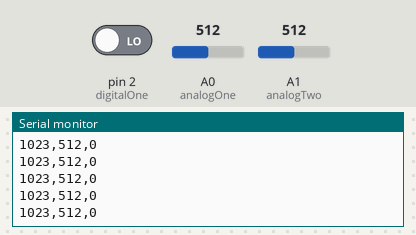
Simulated run of this sketch. Board: Arduino Uno, built with avr-gcc and run on an emulated ATmega328P. Parts: the last lines printed to the serial monitor. The inputs (shaded band) are chosen by the test bench; at power-on: A1 (analogTwo) = 512, A0 (analogOne) = 512, pin 2 (digitalOne) LOW.

Above: at 1.2 s.
1.3 s: A1 (analogTwo) set to 716
At 2.4 s:
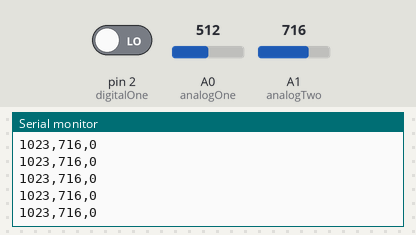
4.3 s: A0 (analogOne) set to 306
At 5.1 s:
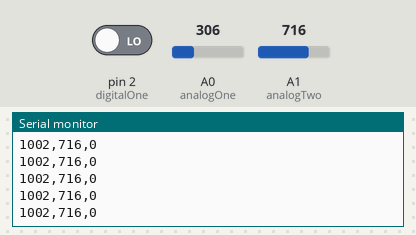
5.8 s: pin 2 (digitalOne) driven HIGH
At 6.9 s:
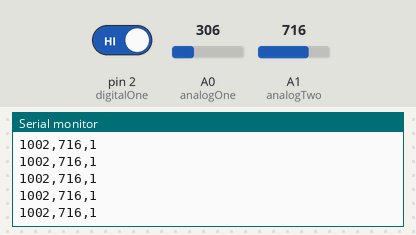
8.8 s: A0 (analogOne) set to 122
At 9.9 s:
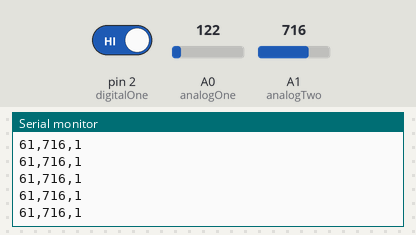
10.3 s: A1 (analogTwo) set to 900
At 11.4 s:
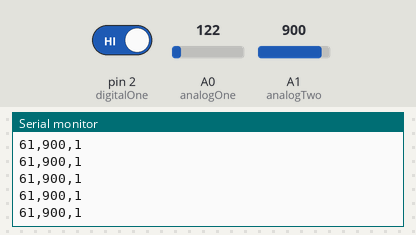
11.8 s: pin 2 (digitalOne) driven LOW
At 12.4 s:
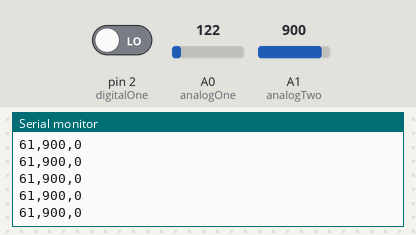
Timing chart, 0 to 14.3 s (numbered marks = the images above; inputs shaded):
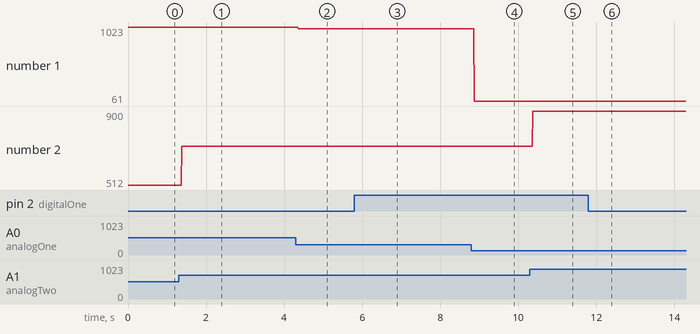

The sketch:

AfP_Class2_Ex05_a_mouseLikeSender.pde
```cpp
/*

 This code reads two analog inputs and one digital input
 and outputs their values via serial to be read by a processing example.
 It is an examplar of using grammar as way to keep your
 communication protocols clear.

 Processing Example is called
 AfP_Class2_Ex05_p_mouseLikeReciever

 This version was for Class 2 of the Arduino for Programmers course
 taught at CRASH Space in October, 2010. Except for the comments,
 it is taken pretty much directly from:

 http://itp.nyu.edu/physcomp/Labs/SerialDuplex

 The Circuit:
 * Pin 2: momentary button attached, pulled high externally w/ 10k Ohm resistor
   (LOW = pressed) NOTE!! The circuit for this on the example site is the
   opposite of this. How will it change the behavior of the two sketches when they
   are put together?
 * (Not Used) Pin 9: LED, anode to microcontroller
 * Analog Pin 0: Flex Sensor (optional, not in code as written)
 * Analog Pin 1: Potentiometer

 Illustration avalaible:
 http://23longacre.com/sharedFiles/code/arduino/201010_CS_ArduinoForProgrammers/

 Largely the work of Tom Igoe 2008/2009
 Updated: Carlyn Maw
 Updated On: October 23 2010

 Notes by Carlyn Maw for the Arduino for Programmers Class
 Highligted by
 //----------------------------------------------------  AfP Note!

 */

//----------------------------------------------------  AfP Note!
// NOTE: Can just set the pins b/c this code never knows what
// it's doing. If it wasn't so simple you might consider using
// the Firmata Library when you just need an Arduino-As-Zombie.

int analogOne = 0;       // analog input
int analogTwo = 1;       // analog input
int digitalOne = 2;      // digital input

int sensorValue = 0;     // reading from the sensor

void setup() {
  // configure the serial connection:
  Serial.begin(9600);  // is matched in processing

  // configure the digital input:
  pinMode(digitalOne, INPUT);
}

void loop() {
  // read the sensor:
  sensorValue = analogRead(analogOne);
   //----------------------------------------------------  AfP Note!
  //This is the flex sensor on our circit
  //so I'm going to range it on this end so the
  //processing stays "device independant"
  //keeping hardware issues with the hardware
  //when you can is a good idea if you aren't
  //going to take too much of a performance hit
  //on it.
  //good suggestion Matt

  //----------------------------------------------- AfP addition:

  //tighten it up to the sensor's most common range
  sensorValue = constrain(sensorValue, 110, 310);

  //map it to the software's expected range
  //(no way to know what the software's expected range
  //is, it isn't some given, YOU decide. In this case
  //it just wants the whole
  sensorValue = map(sensorValue, 110, 310, 0, 1023);

  //---------------------------------------------- END AfP addition

  // print the results:
  Serial.print(sensorValue, DEC);
  Serial.print(",");
  //----------------------------------------------------  AfP Note!
  //NOTE: Remember that a comma is picked for
  //our comfort. From a machine's point of view
  //any non-numeric character would have done the job
  //Like with the baud rate, the receiver just need to have
  //the same protocol definitions

  //QUESTION: What ADVANTAGE does sending these
  //values as DEC rather than BYTE confer as a protocol
  //redundance measure?

  // read the sensor:
  sensorValue = analogRead(analogTwo);
  // print the results:
  Serial.print(sensorValue, DEC);
  Serial.print(",");

  // read the sensor:
  sensorValue = digitalRead(digitalOne);
  // print the last sensor value with a println() so that
  // each set of four readings prints on a line by itself:
  Serial.println(sensorValue, DEC);

  //----------------------------------------------------  AfP Note!
  //NOTE: The println at the end gives us two non-numerics as
  //end of line delimeters. again, its nice for people for
  //it be someting as visual as line breaks
}
```

Measured:
- after the input at 1.3 s, the serial monitor: prints a new line after 0.07 s (image 1)
- after the input at 4.3 s, the serial monitor: prints a new line after 0.07 s (image 2)
- after the input at 5.8 s, the serial monitor: prints a new line after 0.07 s (image 3)
- after the input at 8.8 s, the serial monitor: prints a new line after 0.07 s (image 4)
- after the input at 10.3 s, the serial monitor: prints a new line after 0.07 s (image 5)
- after the input at 11.8 s, the serial monitor: prints a new line after 0.07 s (image 6)
- plotted number 1: 1023 → 1002 after the input at 4.3 s, 1002 → 61 after the input at 8.8 s
- plotted number 2: 512 → 716 after the input at 1.3 s, 716 → 900 after the input at 10.3 s
